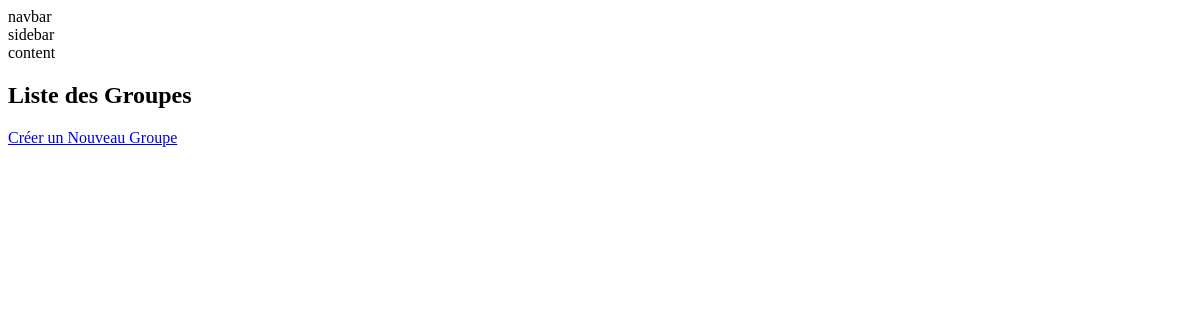
/groupes/, run on an earlier commit of the app's database.
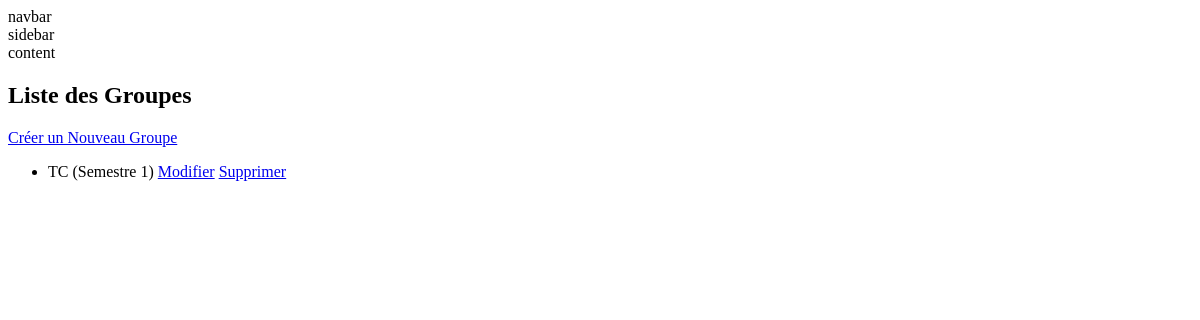
And on a later commit of the database.
### scheduler/models.py (models this page shows, shortened)
class Groupe(models.Model):
    nom = models.CharField(max_length=10, unique=True)  # Nom du groupe (ex: G1, TP1)
    semestre = models.IntegerField()                    # Semestre (1, 2, 3, 4, 5, 6)
    matieres = models.ManyToManyField(Matiere)          # Matières assignées au groupe

### scheduler/views.py (the view)
# urls.py: path('groupes/', views.liste_groupes, name='liste_groupes'),
def liste_groupes(request):
    groupes = Groupe.objects.all()
    return render(request, 'groupes/liste_groupes.html', {'groupes': groupes})

### templates/groupes/liste_groupes.html
{% extends 'base.html' %}
{% block content %}
<h2>Liste des Groupes</h2>
<a href="{% url 'creer_groupe' %}">Créer un Nouveau Groupe</a>
<ul>
    {% for groupe in groupes %}
    <li>
        {{ groupe.nom }} (Semestre {{ groupe.semestre }})
        <a href="{% url 'modifier_groupe' groupe.pk %}">Modifier</a>
        <a href="{% url 'supprimer_groupe' groupe.pk %}">Supprimer</a>
    </li>
    {% endfor %}
</ul>
{% endblock %}

What changed in the data, as far as the page shows it:
added Groupe: nom "TC", semestre "1"
